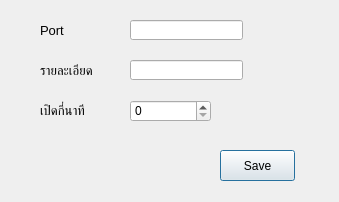
<?xml version="1.0" encoding="UTF-8"?>
<ui version="4.0">
 <class>frmOpenNow</class>
 <widget class="QDialog" name="frmOpenNow">
  <property name="geometry">
   <rect>
    <x>0</x>
    <y>0</y>
    <width>339</width>
    <height>202</height>
   </rect>
  </property>
  <property name="windowTitle">
   <string>Dialog</string>
  </property>
  <widget class="QLabel" name="label">
   <property name="geometry">
    <rect>
     <x>40</x>
     <y>20</y>
     <width>47</width>
     <height>20</height>
    </rect>
   </property>
   <property name="font">
    <font>
     <pointsize>10</pointsize>
    </font>
   </property>
   <property name="text">
    <string>Port</string>
   </property>
  </widget>
  <widget class="QLineEdit" name="txtPort">
   <property name="geometry">
    <rect>
     <x>130</x>
     <y>20</y>
     <width>113</width>
     <height>20</height>
    </rect>
   </property>
   <property name="font">
    <font>
     <pointsize>10</pointsize>
    </font>
   </property>
  </widget>
  <widget class="QLabel" name="label_2">
   <property name="geometry">
    <rect>
     <x>40</x>
     <y>60</y>
     <width>71</width>
     <height>20</height>
    </rect>
   </property>
   <property name="font">
    <font>
     <pointsize>10</pointsize>
    </font>
   </property>
   <property name="text">
    <string>รายละเอียด</string>
   </property>
  </widget>
  <widget class="QLineEdit" name="txtDescription">
   <property name="geometry">
    <rect>
     <x>130</x>
     <y>60</y>
     <width>113</width>
     <height>20</height>
    </rect>
   </property>
   <property name="font">
    <font>
     <pointsize>10</pointsize>
    </font>
   </property>
  </widget>
  <widget class="QPushButton" name="btnSave">
   <property name="geometry">
    <rect>
     <x>220</x>
     <y>150</y>
     <width>75</width>
     <height>31</height>
    </rect>
   </property>
   <property name="text">
    <string>Save</string>
   </property>
  </widget>
  <widget class="QLabel" name="label_3">
   <property name="geometry">
    <rect>
     <x>40</x>
     <y>100</y>
     <width>71</width>
     <height>20</height>
    </rect>
   </property>
   <property name="font">
    <font>
     <pointsize>10</pointsize>
    </font>
   </property>
   <property name="text">
    <string>เปิดกี่นาที</string>
   </property>
  </widget>
  <widget class="QSpinBox" name="spinBoxMinute">
   <property name="geometry">
    <rect>
     <x>130</x>
     <y>100</y>
     <width>81</width>
     <height>22</height>
    </rect>
   </property>
  </widget>
 </widget>
 <resources/>
 <connections/>
</ui>
